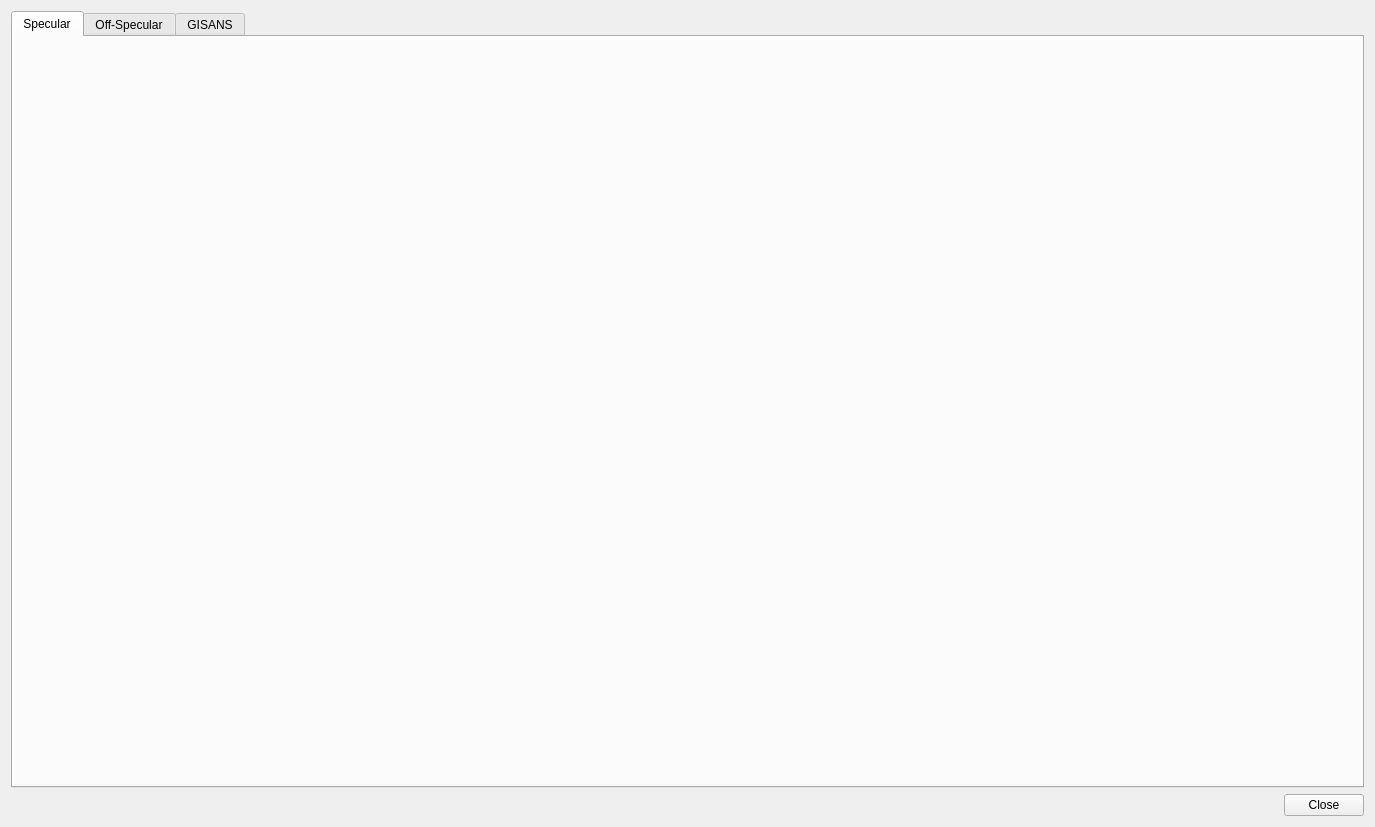
<?xml version="1.0" encoding="UTF-8"?>
<ui version="4.0">
 <class>Dialog</class>
 <widget class="QDialog" name="Dialog">
  <property name="geometry">
   <rect>
    <x>0</x>
    <y>0</y>
    <width>1375</width>
    <height>827</height>
   </rect>
  </property>
  <property name="windowTitle">
   <string>Result Viewer</string>
  </property>
  <layout class="QVBoxLayout" name="verticalLayout">
   <item>
    <widget class="QTabWidget" name="tabWidget">
     <property name="currentIndex">
      <number>0</number>
     </property>
     <widget class="QWidget" name="specular_tab">
      <attribute name="title">
       <string>Specular</string>
      </attribute>
      <layout class="QVBoxLayout" name="verticalLayout_2">
       <item>
        <widget class="CompareWidget" name="specular_compare_widget" native="true"/>
       </item>
      </layout>
     </widget>
     <widget class="QWidget" name="offspecular_tab">
      <attribute name="title">
       <string>Off-Specular</string>
      </attribute>
      <layout class="QGridLayout" name="gridLayout">
       <item row="1" column="0">
        <layout class="QGridLayout" name="gridLayout_2" rowstretch="0,0">
         <property name="verticalSpacing">
          <number>6</number>
         </property>
         <item row="0" column="1">
          <widget class="MPLWidget" name="offspec_mm_plot" native="true"/>
         </item>
         <item row="0" column="0">
          <widget class="MPLWidget" name="offspec_pp_plot" native="true"/>
         </item>
         <item row="1" column="0">
          <widget class="MPLWidget" name="offspec_pm_plot" native="true"/>
         </item>
         <item row="1" column="1">
          <widget class="MPLWidget" name="offspec_mp_plot" native="true"/>
         </item>
        </layout>
       </item>
       <item row="0" column="0">
        <layout class="QHBoxLayout" name="horizontalLayout">
         <property name="sizeConstraint">
          <enum>QLayout::SetMinimumSize</enum>
         </property>
         <property name="leftMargin">
          <number>5</number>
         </property>
         <property name="topMargin">
          <number>5</number>
         </property>
         <property name="rightMargin">
          <number>5</number>
         </property>
         <property name="bottomMargin">
          <number>5</number>
         </property>
         <item>
          <widget class="QLabel" name="label">
           <property name="text">
            <string>Intensity range:</string>
           </property>
          </widget>
         </item>
         <item>
          <spacer name="horizontalSpacer">
           <property name="orientation">
            <enum>Qt::Horizontal</enum>
           </property>
           <property name="sizeType">
            <enum>QSizePolicy::Fixed</enum>
           </property>
           <property name="sizeHint" stdset="0">
            <size>
             <width>40</width>
             <height>20</height>
            </size>
           </property>
          </spacer>
         </item>
         <item>
          <widget class="QLabel" name="label_2">
           <property name="text">
            <string>I_min 10^</string>
           </property>
          </widget>
         </item>
         <item>
          <widget class="QDoubleSpinBox" name="offspec_intensity_min">
           <property name="minimum">
            <double>-20.000000000000000</double>
           </property>
           <property name="maximum">
            <double>2.000000000000000</double>
           </property>
           <property name="singleStep">
            <double>0.250000000000000</double>
           </property>
           <property name="value">
            <double>-6.000000000000000</double>
           </property>
          </widget>
         </item>
         <item>
          <spacer name="horizontalSpacer_2">
           <property name="orientation">
            <enum>Qt::Horizontal</enum>
           </property>
           <property name="sizeType">
            <enum>QSizePolicy::Fixed</enum>
           </property>
           <property name="sizeHint" stdset="0">
            <size>
             <width>40</width>
             <height>20</height>
            </size>
           </property>
          </spacer>
         </item>
         <item>
          <widget class="QLabel" name="label_3">
           <property name="text">
            <string>I_max 10^</string>
           </property>
          </widget>
         </item>
         <item>
          <widget class="QDoubleSpinBox" name="offspec_intensity_max">
           <property name="minimum">
            <double>-10.000000000000000</double>
           </property>
           <property name="maximum">
            <double>10.000000000000000</double>
           </property>
           <property name="singleStep">
            <double>0.250000000000000</double>
           </property>
          </widget>
         </item>
         <item>
          <spacer name="horizontalSpacer_3">
           <property name="orientation">
            <enum>Qt::Horizontal</enum>
           </property>
           <property name="sizeHint" stdset="0">
            <size>
             <width>40</width>
             <height>20</height>
            </size>
           </property>
          </spacer>
         </item>
         <item>
          <widget class="QPushButton" name="offspec_apply_crop_button">
           <property name="sizePolicy">
            <sizepolicy hsizetype="Minimum" vsizetype="Fixed">
             <horstretch>0</horstretch>
             <verstretch>0</verstretch>
            </sizepolicy>
           </property>
           <property name="text">
            <string>Apply cropping to all</string>
           </property>
          </widget>
         </item>
         <item>
          <widget class="QPushButton" name="offset_reset_crop_button">
           <property name="text">
            <string>Refresh</string>
           </property>
          </widget>
         </item>
        </layout>
       </item>
      </layout>
     </widget>
     <widget class="QWidget" name="gisans_tab">
      <attribute name="title">
       <string>GISANS</string>
      </attribute>
      <layout class="QVBoxLayout" name="verticalLayout_4">
       <item>
        <layout class="QHBoxLayout" name="horizontalLayout_2" stretch="0,0,0,0,0,0,0,0,0,0">
         <property name="sizeConstraint">
          <enum>QLayout::SetDefaultConstraint</enum>
         </property>
         <property name="leftMargin">
          <number>5</number>
         </property>
         <property name="topMargin">
          <number>5</number>
         </property>
         <property name="rightMargin">
          <number>5</number>
         </property>
         <property name="bottomMargin">
          <number>5</number>
         </property>
         <item>
          <widget class="QLabel" name="label_6">
           <property name="text">
            <string>Intensity range:</string>
           </property>
          </widget>
         </item>
         <item>
          <spacer name="horizontalSpacer_4">
           <property name="orientation">
            <enum>Qt::Horizontal</enum>
           </property>
           <property name="sizeType">
            <enum>QSizePolicy::Fixed</enum>
           </property>
           <property name="sizeHint" stdset="0">
            <size>
             <width>40</width>
             <height>20</height>
            </size>
           </property>
          </spacer>
         </item>
         <item>
          <widget class="QLabel" name="label_5">
           <property name="text">
            <string>I_min 10^</string>
           </property>
          </widget>
         </item>
         <item>
          <widget class="QDoubleSpinBox" name="gisans_intensity_min">
           <property name="minimum">
            <double>-20.000000000000000</double>
           </property>
           <property name="maximum">
            <double>2.000000000000000</double>
           </property>
           <property name="singleStep">
            <double>0.250000000000000</double>
           </property>
           <property name="value">
            <double>-6.000000000000000</double>
           </property>
          </widget>
         </item>
         <item>
          <spacer name="horizontalSpacer_5">
           <property name="orientation">
            <enum>Qt::Horizontal</enum>
           </property>
           <property name="sizeType">
            <enum>QSizePolicy::Fixed</enum>
           </property>
           <property name="sizeHint" stdset="0">
            <size>
             <width>40</width>
             <height>20</height>
            </size>
           </property>
          </spacer>
         </item>
         <item>
          <widget class="QLabel" name="label_4">
           <property name="text">
            <string>I_max 10^</string>
           </property>
          </widget>
         </item>
         <item>
          <widget class="QDoubleSpinBox" name="gisans_intensity_max">
           <property name="minimum">
            <double>-10.000000000000000</double>
           </property>
           <property name="maximum">
            <double>10.000000000000000</double>
           </property>
           <property name="singleStep">
            <double>0.250000000000000</double>
           </property>
          </widget>
         </item>
         <item>
          <spacer name="horizontalSpacer_6">
           <property name="orientation">
            <enum>Qt::Horizontal</enum>
           </property>
           <property name="sizeHint" stdset="0">
            <size>
             <width>40</width>
             <height>20</height>
            </size>
           </property>
          </spacer>
         </item>
         <item>
          <widget class="QPushButton" name="gisans_apply_crop_button">
           <property name="text">
            <string>Apply cropping to all</string>
           </property>
          </widget>
         </item>
         <item>
          <widget class="QPushButton" name="gisans_reset_crop_button">
           <property name="text">
            <string>Refresh</string>
           </property>
          </widget>
         </item>
        </layout>
       </item>
       <item>
        <widget class="QScrollArea" name="scrollArea">
         <property name="verticalScrollBarPolicy">
          <enum>Qt::ScrollBarAlwaysOn</enum>
         </property>
         <property name="widgetResizable">
          <bool>true</bool>
         </property>
         <widget class="QWidget" name="scrollAreaWidgetContents">
          <property name="geometry">
           <rect>
            <x>0</x>
            <y>0</y>
            <width>1319</width>
            <height>685</height>
           </rect>
          </property>
          <layout class="QGridLayout" name="gridLayout_6">
           <item row="0" column="0">
            <layout class="QGridLayout" name="gridLayout_4">
             <item row="0" column="0">
              <widget class="QFrame" name="gisans_pp_frame">
               <property name="frameShape">
                <enum>QFrame::StyledPanel</enum>
               </property>
               <property name="frameShadow">
                <enum>QFrame::Raised</enum>
               </property>
               <layout class="QGridLayout" name="gridLayout_7">
                <item row="0" column="0">
                 <layout class="QGridLayout" name="gisans_pp_layout"/>
                </item>
               </layout>
              </widget>
             </item>
             <item row="0" column="1">
              <widget class="QFrame" name="gisans_mm_frame">
               <property name="frameShape">
                <enum>QFrame::StyledPanel</enum>
               </property>
               <property name="frameShadow">
                <enum>QFrame::Raised</enum>
               </property>
               <layout class="QGridLayout" name="gridLayout_8">
                <item row="0" column="0">
                 <layout class="QGridLayout" name="gisans_mm_layout"/>
                </item>
               </layout>
              </widget>
             </item>
             <item row="1" column="0">
              <widget class="QFrame" name="gisans_pm_frame">
               <property name="frameShape">
                <enum>QFrame::StyledPanel</enum>
               </property>
               <property name="frameShadow">
                <enum>QFrame::Raised</enum>
               </property>
               <layout class="QGridLayout" name="gridLayout_11">
                <item row="0" column="0">
                 <layout class="QGridLayout" name="gisans_pm_layout"/>
                </item>
               </layout>
              </widget>
             </item>
             <item row="1" column="1">
              <widget class="QFrame" name="gisans_mp_frame">
               <property name="frameShape">
                <enum>QFrame::StyledPanel</enum>
               </property>
               <property name="frameShadow">
                <enum>QFrame::Raised</enum>
               </property>
               <layout class="QGridLayout" name="gridLayout_12">
                <item row="0" column="0">
                 <layout class="QGridLayout" name="gisans_mp_layout"/>
                </item>
               </layout>
              </widget>
             </item>
            </layout>
           </item>
          </layout>
         </widget>
        </widget>
       </item>
      </layout>
     </widget>
    </widget>
   </item>
   <item>
    <widget class="QDialogButtonBox" name="buttonBox">
     <property name="orientation">
      <enum>Qt::Horizontal</enum>
     </property>
     <property name="standardButtons">
      <set>QDialogButtonBox::Close</set>
     </property>
    </widget>
   </item>
  </layout>
 </widget>
 <customwidgets>
  <customwidget>
   <class>CompareWidget</class>
   <extends>QWidget</extends>
   <header>reflectivity_ui/ui/compare_plots.h</header>
   <container>1</container>
  </customwidget>
  <customwidget>
   <class>MPLWidget</class>
   <extends>QWidget</extends>
   <extends>QWidget</extends>
   <header>reflectivity_ui/ui/mplwidget.h</header>
   <container>1</container>
  </customwidget>
 </customwidgets>
 <resources/>
 <connections>
  <connection>
   <sender>buttonBox</sender>
   <signal>accepted()</signal>
   <receiver>Dialog</receiver>
   <slot>accept()</slot>
   <hints>
    <hint type="sourcelabel">
     <x>248</x>
     <y>254</y>
    </hint>
    <hint type="destinationlabel">
     <x>157</x>
     <y>274</y>
    </hint>
   </hints>
  </connection>
  <connection>
   <sender>buttonBox</sender>
   <signal>rejected()</signal>
   <receiver>Dialog</receiver>
   <slot>reject()</slot>
   <hints>
    <hint type="sourcelabel">
     <x>316</x>
     <y>260</y>
    </hint>
    <hint type="destinationlabel">
     <x>286</x>
     <y>274</y>
    </hint>
   </hints>
  </connection>
  <connection>
   <sender>tabWidget</sender>
   <signal>currentChanged(int)</signal>
   <receiver>Dialog</receiver>
   <slot>update_active_tab()</slot>
   <hints>
    <hint type="sourcelabel">
     <x>515</x>
     <y>260</y>
    </hint>
    <hint type="destinationlabel">
     <x>515</x>
     <y>275</y>
    </hint>
   </hints>
  </connection>
  <connection>
   <sender>offset_reset_crop_button</sender>
   <signal>clicked()</signal>
   <receiver>Dialog</receiver>
   <slot>reset_offspec_crop()</slot>
   <hints>
    <hint type="sourcelabel">
     <x>1300</x>
     <y>198</y>
    </hint>
    <hint type="destinationlabel">
     <x>687</x>
     <y>354</y>
    </hint>
   </hints>
  </connection>
  <connection>
   <sender>offspec_apply_crop_button</sender>
   <signal>clicked()</signal>
   <receiver>Dialog</receiver>
   <slot>apply_offspec_crop()</slot>
   <hints>
    <hint type="sourcelabel">
     <x>1169</x>
     <y>198</y>
    </hint>
    <hint type="destinationlabel">
     <x>687</x>
     <y>354</y>
    </hint>
   </hints>
  </connection>
  <connection>
   <sender>gisans_apply_crop_button</sender>
   <signal>clicked()</signal>
   <receiver>Dialog</receiver>
   <slot>apply_gisans_crop()</slot>
   <hints>
    <hint type="sourcelabel">
     <x>1196</x>
     <y>60</y>
    </hint>
    <hint type="destinationlabel">
     <x>687</x>
     <y>413</y>
    </hint>
   </hints>
  </connection>
  <connection>
   <sender>gisans_reset_crop_button</sender>
   <signal>clicked()</signal>
   <receiver>Dialog</receiver>
   <slot>reset_gisans_crop()</slot>
   <hints>
    <hint type="sourcelabel">
     <x>1313</x>
     <y>60</y>
    </hint>
    <hint type="destinationlabel">
     <x>687</x>
     <y>413</y>
    </hint>
   </hints>
  </connection>
 </connections>
 <slots>
  <slot>update_active_tab()</slot>
  <slot>apply_offspec_crop()</slot>
  <slot>reset_offspec_crop()</slot>
  <slot>apply_gisans_crop()</slot>
  <slot>reset_gisans_crop()</slot>
 </slots>
</ui>
